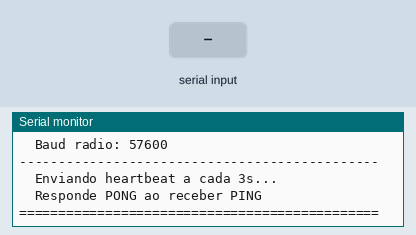
Bench run of a sketch on a simulated Arduino Uno, built with avr-gcc and run on an emulated ATmega328P. Parts: the last lines printed to the serial monitor. The inputs (shaded band) are chosen by the test bench. Random numbers use the default seed unless the sketch sets one.

Above: at 1.4 s.
1.5 s: "PING\n" received over Serial
At 2.7 s:
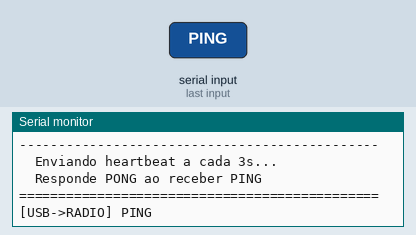
4.5 s: "PING\n" received over the second serial link
At 5.5 s:
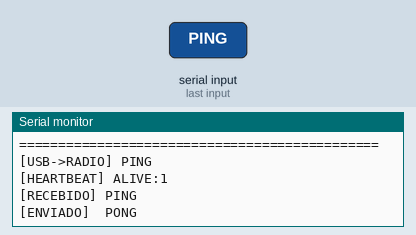
6.0 s: "LEITURA\n" received over Serial
At 6.8 s:
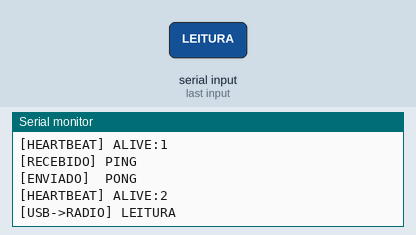
7.5 s: "LEITURA\n" received over the second serial link
At 7.9 s:
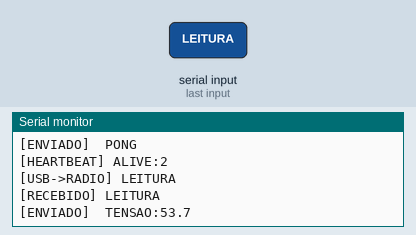
9.0 s: "1\n" received over Serial
10.5 s: "1\n" received over the second serial link
At 11.1 s:
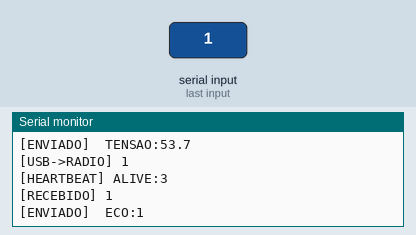
Timing chart, 0 to 13.0 s (numbered marks = the images above; inputs shaded):
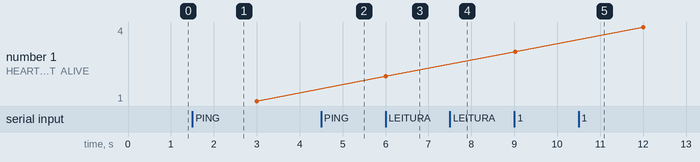

Measured:
- after the input at 1.5 s, the serial monitor: prints a new line at once (image 1)
- after the input at 4.5 s, the serial monitor: prints a new line at once (image 2)
- after the input at 6.0 s, the serial monitor: prints a new line at once (image 3)
- after the input at 7.5 s, the serial monitor: prints a new line at once (image 4)
- after the input at 10.5 s, the serial monitor: prints a new line at once (image 5)

The sketch:

teste_radio_arduino.ino
```cpp
// ============================================================
// teste_radio_arduino.ino
// Teste de comunicacao via modulo FPV de radio telemetria
//
// Conexao do Air Module ao Arduino:
//   VCC  → 5V
//   GND  → GND
//   TX   → pino 10 (RX do SoftwareSerial)
//   RX   → pino 11 (TX do SoftwareSerial)
//
// Ajuste BAUD_RADIO para o baud rate do seu modulo.
// Modulos FPV comuns: 57600 (padrao), 9600, 115200
// ============================================================

#include <SoftwareSerial.h>

// Pinos do Air Module
#define PIN_RX  10
#define PIN_TX  11

// Baud rate do modulo de radio — ajuste conforme o seu modulo
#define BAUD_RADIO  57600

// Baud rate do monitor serial (debug via USB, nao muda)
#define BAUD_USB    9600

SoftwareSerial radio(PIN_RX, PIN_TX);

unsigned long ultimo_heartbeat = 0;
int contador = 0;

void setup() {
  Serial.begin(BAUD_USB);
  radio.begin(BAUD_RADIO);

  Serial.println("==============================================");
  Serial.println("  Arduino — Teste Radio Telemetria");
  Serial.println("==============================================");
  Serial.print("  Air Module: pinos RX=");
  Serial.print(PIN_RX);
  Serial.print(" TX=");
  Serial.println(PIN_TX);
  Serial.print("  Baud radio: ");
  Serial.println(BAUD_RADIO);
  Serial.println("----------------------------------------------");
  Serial.println("  Enviando heartbeat a cada 3s...");
  Serial.println("  Responde PONG ao receber PING");
  Serial.println("==============================================");
}

void loop() {

  // ---- Recebe mensagem via radio ----
  if (radio.available()) {
    String msg = lerLinha();

    Serial.print("[RECEBIDO] ");
    Serial.println(msg);

    // Resposta ao PING
    if (msg.equalsIgnoreCase("PING")) {
      radio.println("PONG");
      Serial.println("[ENVIADO]  PONG");

    // Resposta ao TENSAO? (simula leitura do sensor)
    } else if (msg.equalsIgnoreCase("LEITURA")) {
      float tensao_simulada = 58.0 + random(-50, 150) / 10.0;
      String resp = "TENSAO:" + String(tensao_simulada, 1);
      radio.println(resp);
      Serial.print("[ENVIADO]  ");
      Serial.println(resp);

    // Eco generico
    } else {
      String eco = "ECO:" + msg;
      radio.println(eco);
      Serial.print("[ENVIADO]  ");
      Serial.println(eco);
    }
  }

  // ---- Heartbeat a cada 3 segundos ----
  unsigned long agora = millis();
  if (agora - ultimo_heartbeat >= 3000) {
    ultimo_heartbeat = agora;
    contador++;
    String hb = "ALIVE:" + String(contador);
    radio.println(hb);
    Serial.print("[HEARTBEAT] ");
    Serial.println(hb);
  }

  // ---- Passthrough: Monitor Serial → Radio ----
  if (Serial.available()) {
    String cmd = Serial.readStringUntil('\n');
    cmd.trim();
    if (cmd.length() > 0) {
      radio.println(cmd);
      Serial.print("[USB->RADIO] ");
      Serial.println(cmd);
    }
  }
}

// Le uma linha do radio com timeout de 200ms
String lerLinha() {
  String resultado = "";
  unsigned long inicio = millis();
  while (millis() - inicio < 200) {
    if (radio.available()) {
      char c = radio.read();
      if (c == '\n') break;
      if (c != '\r') resultado += c;
    }
  }
  resultado.trim();
  return resultado;
}
```
